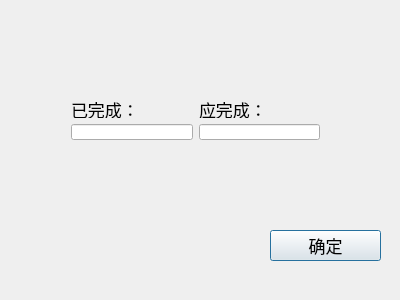
<?xml version="1.0" encoding="UTF-8"?>
<ui version="4.0">
 <class>dialog_task</class>
 <widget class="QDialog" name="dialog_task">
  <property name="geometry">
   <rect>
    <x>0</x>
    <y>0</y>
    <width>400</width>
    <height>300</height>
   </rect>
  </property>
  <property name="windowTitle">
   <string>dialog_task</string>
  </property>
  <widget class="QPushButton" name="pushButton">
   <property name="geometry">
    <rect>
     <x>270</x>
     <y>230</y>
     <width>111</width>
     <height>31</height>
    </rect>
   </property>
   <property name="font">
    <font>
     <pointsize>13</pointsize>
    </font>
   </property>
   <property name="text">
    <string>确定</string>
   </property>
  </widget>
  <widget class="QWidget" name="">
   <property name="geometry">
    <rect>
     <x>60</x>
     <y>90</y>
     <width>271</width>
     <height>61</height>
    </rect>
   </property>
   <layout class="QGridLayout" name="gridLayout">
    <item row="0" column="0">
     <widget class="QLabel" name="label">
      <property name="font">
       <font>
        <pointsize>13</pointsize>
       </font>
      </property>
      <property name="text">
       <string>已完成：</string>
      </property>
     </widget>
    </item>
    <item row="0" column="1">
     <widget class="QLabel" name="label_2">
      <property name="font">
       <font>
        <pointsize>13</pointsize>
       </font>
      </property>
      <property name="text">
       <string>应完成：</string>
      </property>
     </widget>
    </item>
    <item row="1" column="0">
     <widget class="QLineEdit" name="lineEdit"/>
    </item>
    <item row="1" column="1">
     <widget class="QLineEdit" name="lineEdit_2"/>
    </item>
   </layout>
  </widget>
 </widget>
 <layoutdefault spacing="6" margin="11"/>
 <resources/>
 <connections>
  <connection>
   <sender>pushButton</sender>
   <signal>clicked()</signal>
   <receiver>dialog_task</receiver>
   <slot>accept()</slot>
   <hints>
    <hint type="sourcelabel">
     <x>249</x>
     <y>241</y>
    </hint>
    <hint type="destinationlabel">
     <x>182</x>
     <y>257</y>
    </hint>
   </hints>
  </connection>
 </connections>
</ui>
